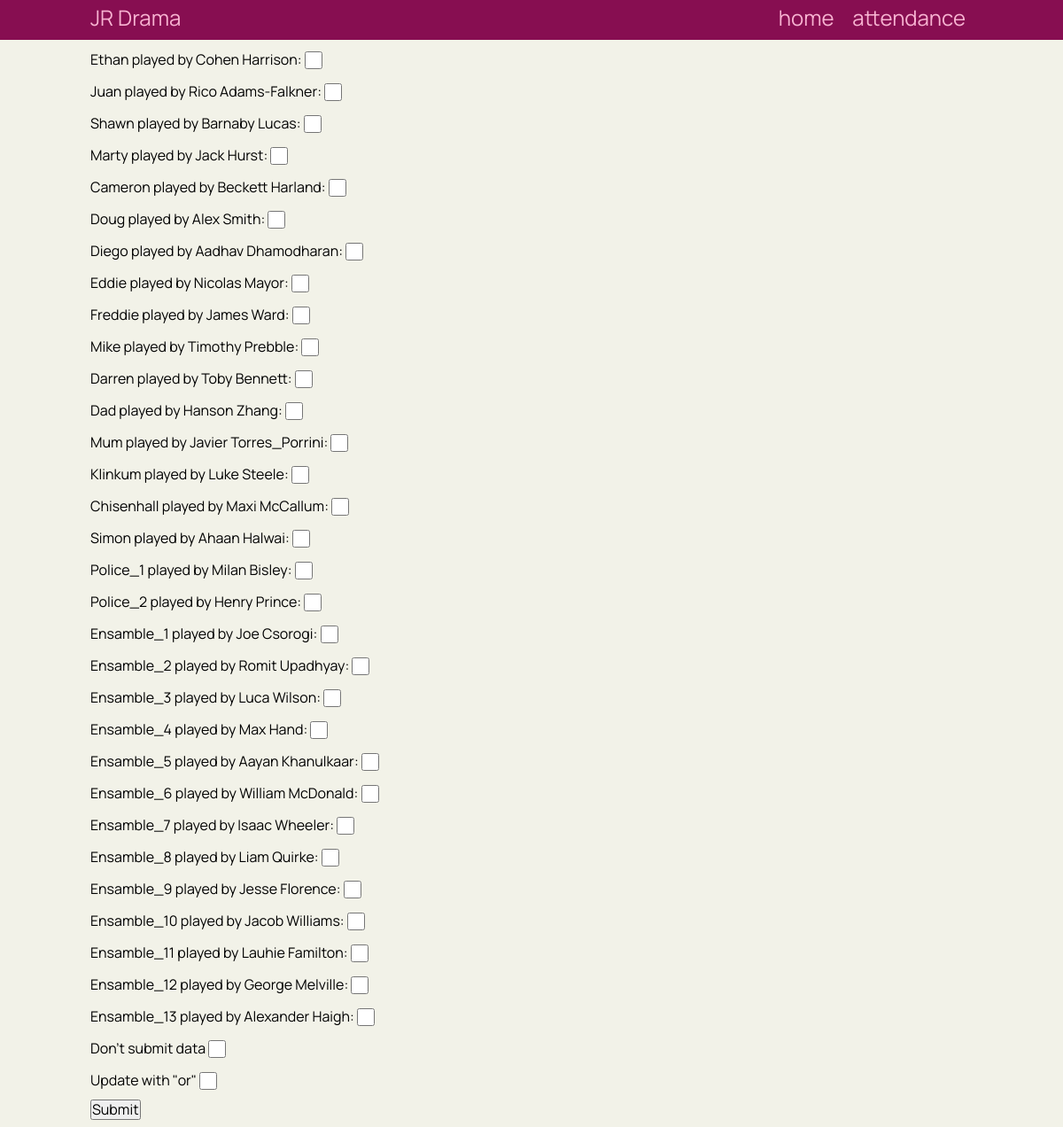
The page / on the database its author committed.
### tables this page shows
CREATE TABLE people (
    id INTEGER PRIMARY KEY AUTOINCREMENT,
    fname TEXT NOT NULL,
    lname TEXT NOT NULL,
    role TEXT NOT NULL
);

### flask_app.py (the view)
@app.route('/')
def roll():
    cur, con = connect_db(DB)
    cur.execute("SELECT fname, lname, role, id FROM people")
    people_list = cur.fetchall()
    print(people_list)
    con.close()
    return render_template("roll.html", people=people_list)

### flask_app.py (called while the page is built)
def connect_db(db_file):
    try:
        connection = sqlite3.connect(db_file)
        cursor = connection.cursor()
        print("CONN")
        return cursor, connection
    except Error as e:
        print(e)
        return none

### templates/roll.html
{% extends 'base.html' %}
{% block main %}
        <form action="/best" method="POST">
            {% for item in people %}
            <label for="{{loop.index}}"><a class="a-p" href="data/{{item[3]}}">{{item[2]}} played by {{item[0]}} {{item[1]}}: </a></label>
            <input id="{{loop.index}}" type="checkbox" name="{{item[3]}}" value="1"></input><br>
            {% endfor %}
            <label for="dummy">Don't submit data</label>
            <input id="dummy" type="checkbox" name="dummy" value="1"></input><br>
            <label for="or">Update with "or"</label>
            <input id="or" type="checkbox" name="or" value="1"></input><br>
            <button type="submit" value="Submit">Submit</button>
        </form>
{% endblock %}

### static/drama.css (style rules this page uses)
* { font-family: 'Manrope', sans-serif; padding: 0; margin: 0; box-sizing: border-box; }
body { background-color: #f2f2e8; }
label { margin-bottom: 8px; margin-top: 8px; }
input[type="checkbox"] { margin-bottom: 8px; margin-top: 8px; transform: translateY(5px); width: 20px; height: 20px; }
button { margin-bottom: 8px; margin-top: 8px; }
a, a:visited { color: #F7B3D1; text-decoration: none; }
.a-p, .a-p:visited { color:#000000; }

### rows shown on the page
people: role "Ethan", fname "Cohen", lname "Harrison"
people: role "Juan", fname "Rico", lname "Adams-Falkner"
people: role "Shawn", fname "Barnaby", lname "Lucas"
people: role "Marty", fname "Jack", lname "Hurst"
people: role "Cameron", fname "Beckett", lname "Harland"
people: role "Doug", fname "Alex", lname "Smith"
people: role "Diego", fname "Aadhav", lname "Dhamodharan"
people: role "Eddie", fname "Nicolas", lname "Mayor"
people: role "Freddie", fname "James", lname "Ward"
people: role "Mike", fname "Timothy", lname "Prebble"
people: role "Darren", fname "Toby", lname "Bennett"
people: role "Dad", fname "Hanson", lname "Zhang"
people: role "Mum", fname "Javier", lname "Torres_Porrini"
people: role "Klinkum", fname "Luke", lname "Steele"
people: role "Chisenhall", fname "Maxi", lname "McCallum"
people: role "Simon", fname "Ahaan", lname "Halwai"
people: role "Police_1", fname "Milan", lname "Bisley"
people: role "Police_2", fname "Henry", lname "Prince"
people: role "Ensamble_1", fname "Joe", lname "Csorogi"
people: role "Ensamble_2", fname "Romit", lname "Upadhyay"
people: role "Ensamble_3", fname "Luca", lname "Wilson"
people: role "Ensamble_4", fname "Max", lname "Hand"
people: role "Ensamble_5", fname "Aayan", lname "Khanulkaar"
people: role "Ensamble_6", fname "William", lname "McDonald"
people: role "Ensamble_7", fname "Isaac", lname "Wheeler"
people: role "Ensamble_8", fname "Liam", lname "Quirke"
people: role "Ensamble_9", fname "Jesse", lname "Florence"
people: role "Ensamble_10", fname "Jacob", lname "Williams"
people: role "Ensamble_11", fname "Lauhie", lname "Familton"
people: role "Ensamble_12", fname "George", lname "Melville"
people: role "Ensamble_13", fname "Alexander", lname "Haigh"
